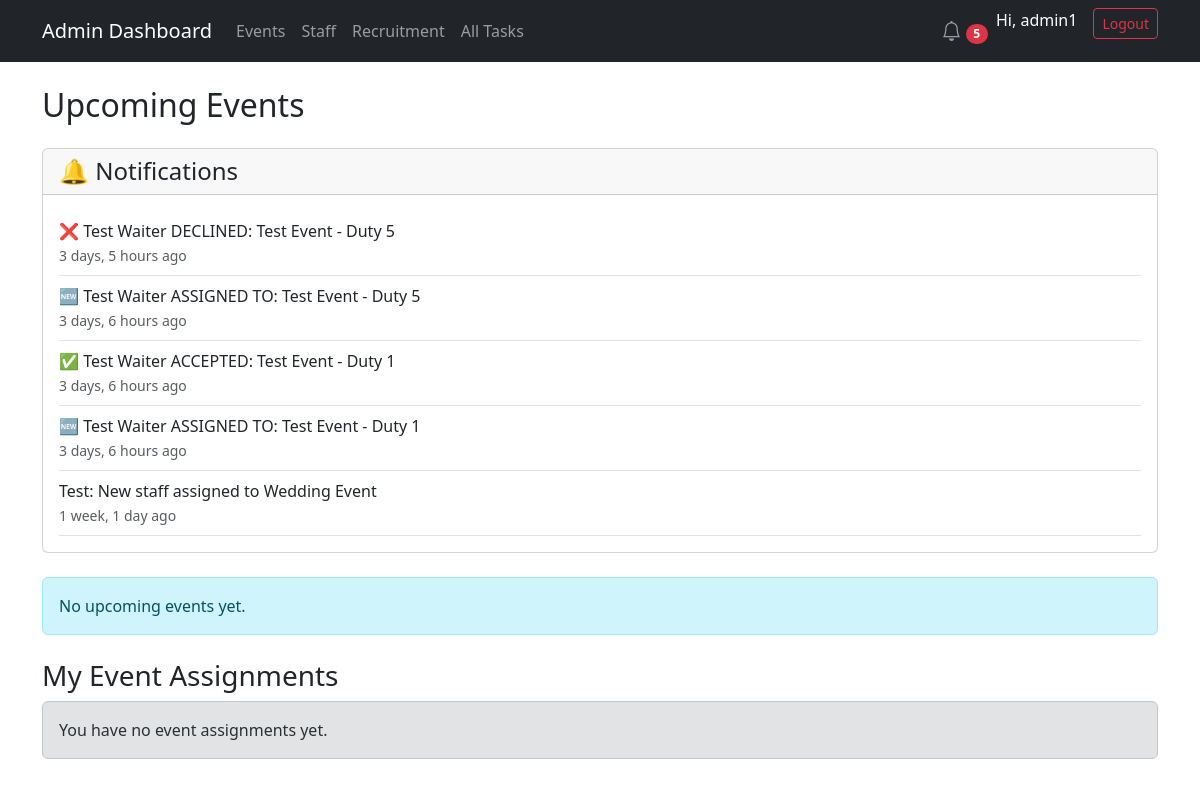
Page /staff/events/ (signed in) on the committed database.
### staff/models.py (models this page shows, shortened)
class Notification(models.Model):
    NOTIFICATION_TYPES = [
        ('assignment', 'Assignment'),
        ('incident', 'Incident'),
        ('leave', 'Leave'),
        ('general', 'General'),
    ]
    ACTION_CHOICES = [
        ('accept', 'Accept'),
        ('reject', 'Reject'),
        ('accept_action', 'Accept Action'),
        ('reject_action', 'Reject Action'),
    ]
    SENDER_TYPE_CHOICES = [
        ('staff', 'Staff'),
        ('admin', 'Admin')
    ]
    user = models.ForeignKey(settings.AUTH_USER_MODEL, on_delete=models.CASCADE, related_name='notifications')
    sender = models.ForeignKey(settings.AUTH_USER_MODEL, on_delete=models.CASCADE, related_name='sent_notifications')
    sender_type = models.CharField(max_length=10, choices=SENDER_TYPE_CHOICES)
    title = models.CharField(max_length=255)
    message = models.TextField()
    notification_type = models.CharField(max_length=20, choices=NOTIFICATION_TYPES, default='general')
    related_event = models.ForeignKey('Event', on_delete=models.CASCADE, null=True, blank=True)
    related_assignment = models.ForeignKey('Assignment', on_delete=models.CASCADE, null=True, blank=True)
    is_read = models.BooleanField(default=False)
    read_by = models.ForeignKey(settings.AUTH_USER_MODEL, on_delete=models.SET_NULL, related_name='read_notifications', null=True, blank=True)
    read_at = models.DateTimeField(null=True, blank=True)
    action_required = models.CharField(max_length=255, blank=True, null=True)
    action_response = models.CharField(max_length=20, choices=ACTION_CHOICES, blank=True, null=True)
    action_responded_at = models.DateTimeField(null=True, blank=True)
    created_at = models.DateTimeField(auto_now_add=True)
    is_dismissable = models.BooleanField(default=False)
    class Meta:
        ordering = ['-created_at']
        indexes = [
            models.Index(fields=['user', 'is_read']),
            models.Index(fields=['sender', 'created_at']),
        ]
    @property
    def link(self):  # <-- ADD THIS
        if self.related_assignment:
            return f"/staff/event/{self.related_assignment.event.id}/"
        if self.related_event:
            return f"/staff/event/{self.related_event.id}/"
        return "#"

### staff/views.py (the view)
# urls.py: path('events/', views.EventListView.as_view(), name='event_list'),
class EventListView(LoginRequiredMixin, ListView):
    login_url = 'staff:staff_login'
    model = Event
    template_name = 'staff/event_list.html'
    context_object_name = 'events'
    def get_queryset(self):
        today = timezone.now().date()
        if hasattr(self.request.user, 'staff'):
            staff = self.request.user.staff
            event_ids = Assignment.objects.filter(staff=staff).values_list('event_id', flat=True)
            return Event.objects.filter(id__in=event_ids, start_time__date__gte=today).order_by('start_time')
        else:
            return Event.objects.filter(start_time__date__gte=today).order_by('start_time')
    def get_context_data(self, **kwargs):
        context = super().get_context_data(**kwargs)
        user = self.request.user
        context['notifications'] = Notification.objects.filter(user=user).order_by('-created_at')[:10]
        context['unread_notification_count'] = Notification.objects.filter(user=user, is_read=False).count()
        if hasattr(user, 'staff'):
            context['assignments'] = Assignment.objects.filter(staff=user.staff)
        else:
            for event in context['events']:
                event.accepted_count = Assignment.objects.filter(event=event, status='accepted').count()
                event.declined_count = Assignment.objects.filter(event=event, status='declined').count()
        return context

### staff/fields.py (called while the page is built)
def _get_cipher():
    key = settings.FERNET_KEY
    if not key:
        return None
    return Fernet(key.encode())

    def from_db_value(self, value, expression, connection):
        if value is None: return value
        cipher = _get_cipher()
        if not cipher: return value
        try:
            return cipher.decrypt(value.encode()).decode()
        except (InvalidToken, ValueError):
            return value

    def from_db_value(self, value, expression, connection):
        if value is None: return value
        cipher = _get_cipher()
        if not cipher: return value
        try:
            return cipher.decrypt(value.encode()).decode()
        except (InvalidToken, ValueError):
            return value

### staff/templates/staff/event_list.html (shortened to what this page needs)
{% extends 'staff/base.html' %}
{% block content %}
<div class="container mt-4">
  <div class="d-flex justify-content-between align-items-center mb-3">
    <h2>Upcoming Events</h2>
  </div>
  <div class="card mb-4">
    <div class="card-header">
      <h4 class="mb-0">🔔 Notifications</h4>
    </div>
    <div class="card-body">
      {% for notif in notifications %}
        <div class="d-flex justify-content-between align-items-center border-bottom py-2">
          <div>
            {{ notif.message }}
            <br><small class="text-muted">{{ notif.created_at|timesince }} ago</small>
          </div>
        </div>
      {% empty %}
        <p class="text-muted mb-0">All caught up!</p>
      {% endfor %}
    </div>
  </div>
  {% if events %}
    <div class="list-group mb-4">
      {% for event in events %}
        <a href="{% url 'staff:event_detail' event.pk %}"
           class="list-group-item list-group-item-action d-flex justify-content-between align-items-center">
          <div>
            <h5 class="mb-1">{{ event.name }}</h5>
            <small class="text-muted">
              {{ event.date|date:"F j, Y" }} - {{ event.start_time|time:"g:i A" }}
            </small>
            {% if not request.user.staff %}
              <br><small>✅ {{ event.accepted_count }} | ❌ {{ event.declined_count }}</small>
            {% endif %}
          </div>
          <div>
            {% if event.status == 'Scheduled' %}
              <span class="badge bg-success">{{ event.status }}</span>
            {% elif event.status == 'Cancelled' %}
              <span class="badge bg-danger">{{ event.status }}</span>
            {% else %}
              <span class="badge bg-secondary">{{ event.status }}</span>
            {% endif %}
          </div>
        </a>
      {% endfor %}
    </div>
  {% else %}
    <div class="alert alert-info">No upcoming events yet.</div>
  {% endif %}
  {% if request.user.staff %}
  <h3 class="mt-4">My Event Assignments</h3>
  {% if assignments %}
    <div class="table-responsive">
      <table class="table table-striped align-middle">
        <thead>
          <tr>
            <th>Event</th>
            <th>Role</th>
            <th>Date</th>
            <th>Status</th>
            <th>Action</th>
          </tr>
        </thead>
        <tbody>
          {% for assignment in assignments %}
            <tr>
              <td>{{ assignment.event.name }}</td>
              <td>{{ assignment.role }}</td>
              <td>{{ assignment.event.date|date:"M j, Y" }}</td>
              <td>
                {% if assignment.status == 'accepted' %}
                  <span class="badge bg-success">Accepted</span>
                {% elif assignment.status == 'declined' %}
                  <span class="badge bg-danger">Declined</span>
                {% else %}
                  <span class="badge bg-warning text-dark">Pending</span>
                {% endif %}
              </td>
              <td>
                {% if assignment.status == 'pending' %}
                  <a href="{% url 'staff:accept_assignment' assignment.pk %}" class="btn btn-sm btn-success">Accept</a>
                  <a href="{% url 'staff:decline_assignment' assignment.pk %}" class="btn btn-sm btn-danger">Decline</a>
                {% else %}
                  <small class="text-muted">No action</small>
                {% endif %}
              </td>
            </tr>
          {% endfor %}
        </tbody>
      </table>
    </div>
  {% else %}
    <div class="alert alert-secondary">You have no event assignments yet.</div>
  {% endif %}
  {% endif %}
</div>
{% endblock %}

### staff/templates/staff/base.html (shortened to what this page needs)
<!DOCTYPE html>
<html lang="en">
<head>
    <link href="https://cdn.jsdelivr.net/npm/bootstrap@5.3.3/dist/css/bootstrap.min.css" rel="stylesheet">
    <link rel="stylesheet" href="https://cdn.jsdelivr.net/npm/bootstrap-icons@1.11.3/font/bootstrap-icons.min.css">
</head>
<body>
<nav class="navbar navbar-expand-lg navbar-dark bg-dark mb-4">
    <div class="container">
        <a class="navbar-brand" href="{% url 'staff:my_dashboard' %}">
            {% if user.is_superuser %}
                Admin Dashboard
            {% elif 'Manager' in user.groups.all|join:"," %}
                Manager Dashboard
            {% else %}
                Staff Dashboard
            {% endif %}
        </a>
        <div class="collapse navbar-collapse" id="navbarNav">
            <div class="navbar-nav me-auto">
                {% if user.is_superuser %}
                    <a class="nav-link" href="{% url 'staff:event_list' %}">Events</a>
                    <a class="nav-link" href="{% url 'staff:staff_list' %}">Staff</a>
                    <a class="nav-link" href="{% url 'staff:recruitment_list' %}">Recruitment</a>
                    <a class="nav-link" href="{% url 'staff:task_list' %}">All Tasks</a>
                {% elif 'Manager' in user.groups.all|join:"," %}
                    <a class="nav-link" href="{% url 'staff:my_dashboard' %}">Dashboard</a>
                    <a class="nav-link" href="{% url 'staff:event_list' %}">My Events</a>
                    <a class="nav-link" href="{% url 'staff:staff_list' %}">My Team</a>
                    <a class="nav-link" href="{% url 'staff:task_list' %}">Assign Tasks</a>
                {% else %}
                    <a class="nav-link" href="{% url 'staff:my_dashboard' %}">Dashboard</a>
                    <a class="nav-link" href="{% url 'staff:task_list' %}">My Tasks</a>
                {% endif %}
            </div>
            {% if user.is_authenticated %}
            <ul class="navbar-nav">
                <li class="nav-item dropdown">
                    <a class="nav-link position-relative" href="#" id="notificationsDropdown" role="button" data-bs-toggle="dropdown">
                      <i class="bi bi-bell fs-5"></i>
                        {% if unread_notification_count > 0 %}
                          <span class="badge bg-danger rounded-pill notification-badge">{{ unread_notification_count }}</span>
                        {% endif %}
                    </a>
                </li>
                <li class="nav-item">
                  <span class="navbar-text text-white me-3">
                      Hi, {{ user.get_full_name|default:user.username }}
                  </span>
                </li>
                <li class="nav-item">
                    <a class="btn btn-outline-danger btn-sm" href="{% url 'staff:staff_logout' %}">Logout</a>
                </li>
            </ul>
            {% endif %}
        </div>
    </div>
</nav>
<div class="container-fluid">
    {% block content %}{% endblock %}
</div>
</body>
</html>

### rows in the picture
Notification: message "❌ Test Waiter DECLINED: Test Event - Duty 5", created_at "3 days, 5 hours"
Notification: message "🆕 Test Waiter ASSIGNED TO: Test Event - Duty 5", created_at "3 days, 6 hours"
Notification: message "✅ Test Waiter ACCEPTED: Test Event - Duty 1", created_at "3 days, 6 hours"
Notification: message "🆕 Test Waiter ASSIGNED TO: Test Event - Duty 1", created_at "3 days, 6 hours"
Notification: message "Test: New staff assigned to Wedding Event", created_at "1 week, 1 day"

### other values in the picture
{{ unread_notification_count }} "5"
{{ user.get_full_name|default:user.username }} "admin1"
